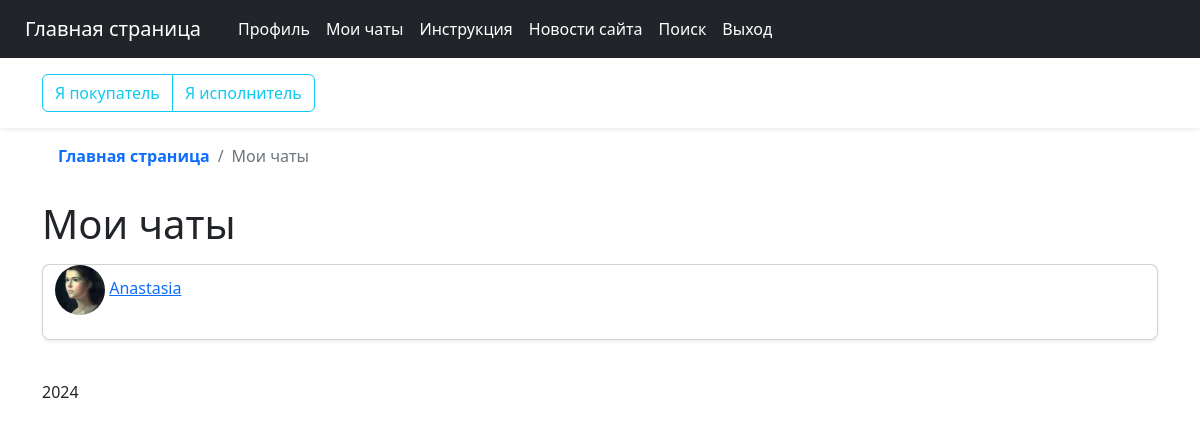
Before: /users/chats (signed in) with the older database file.
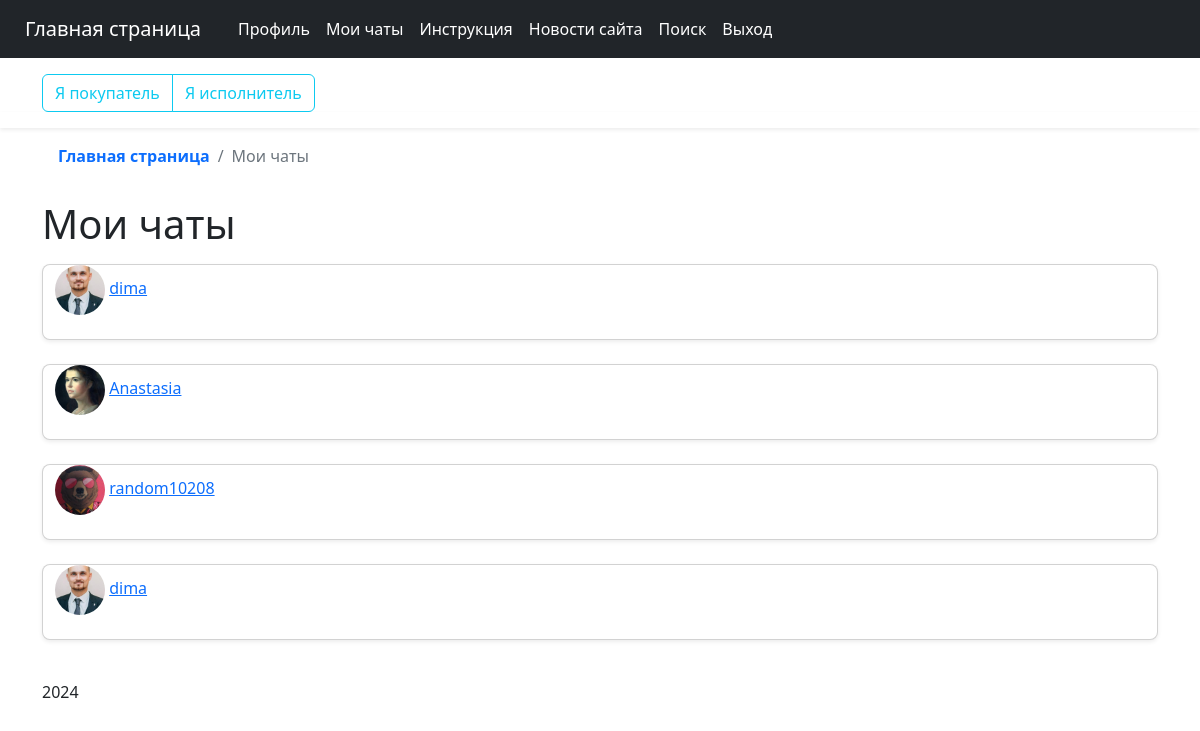
After: the same page with the newer database file.
### users/models.py (models this page shows, shortened)
class Conversation(models.Model):
    user1 = models.ForeignKey(User, related_name='user1', on_delete=models.CASCADE)
    user2 = models.ForeignKey(User, related_name='user2', on_delete=models.CASCADE)

class Profile(models.Model):
    user = models.OneToOneField(User, on_delete=models.CASCADE)
    image = models.ImageField(default='default.jpg', upload_to='profile_pics')

### users/views.py (the view)
# urls.py: path('chats', user_views.chats, name='chats'),
def chats(request):
    instance = request.user
    conversations = Conversation.objects.filter(user1=instance)
    conversations2 = Conversation.objects.filter(user2=instance)
    return render(request, 'users/my_chats.html', {
        'conversations': conversations,
        'conversations2': conversations2
    })

### users/templates/users/my_chats.html
{% extends "searchwork/base.html" %}
{% load crispy_forms_tags %}
{% block base %}
<div  class="p-2 "></div>
  <div class="container">
    <div class="d-flex justify-content-between">
      {% if user.is_authenticated %}
        <div>
            <div class="input-group">
                <a class="btn btn-outline-info" href="{% url 'client' %}">Я покупатель</a>
                <a class="btn btn-outline-info" href="{% url 'worker' %}">Я исполнитель</a>
      	    </div>
		</div>
      {% endif %}
    </div>
  </div>
<div  class="p-2 shadow-sm"></div>
<div class="container">
<ol class="breadcrumb p-3 bg-body-tertiary rounded-3">
      <li class="breadcrumb-item">
        <a class="link-body-emphasis fw-semibold text-decoration-none" href="{% url 'searchwork-about' %}">Главная страница</a>
      </li>
      <li class="breadcrumb-item active" aria-current="page">
        Мои чаты
      </li>
    </ol>
{% if conversations or conversations2 %}
    <h1 class="mb-3">Мои чаты</h1>
    {% for conversation in conversations %}
        <div class="card mb-4 rounded-3 shadow-sm">
            <article class="container mb-4">
              <img class="rounded-circle article-img" src="{{ conversation.user2.profile.image.url }}" width="50" height="50" alt="аватар заказчика">
                      <a class="mr-2" href="{% url 'chat' conversation.user2.id %}">{{ conversation.user2 }}</a>
            </article>
        </div>
    {% endfor %}
{% for conversation in conversations2 %}
        <div class="card mb-4 rounded-3 shadow-sm">
            <div class="container mb-4">
              <img class="rounded-circle article-img" src="{{ conversation.user1.profile.image.url }}" width="50" height="50" alt="аватар заказчика">
                      <a class="mr-2" href="{% url 'chat' conversation.user1.id %}">{{ conversation.user1 }}</a>
            </div>
        </div>
    {% endfor %}
{% else %}
<h1>Нет чатов.</h1>
        {% endif %}
    </div>
{% endblock base %}

Changed rows visible on the page:
added Conversation: user2.profile.image (picture), user2 "dima", user1.profile.image (picture), user1 "dima"
added Conversation: user1.profile.image (picture), user1 "random10208"
